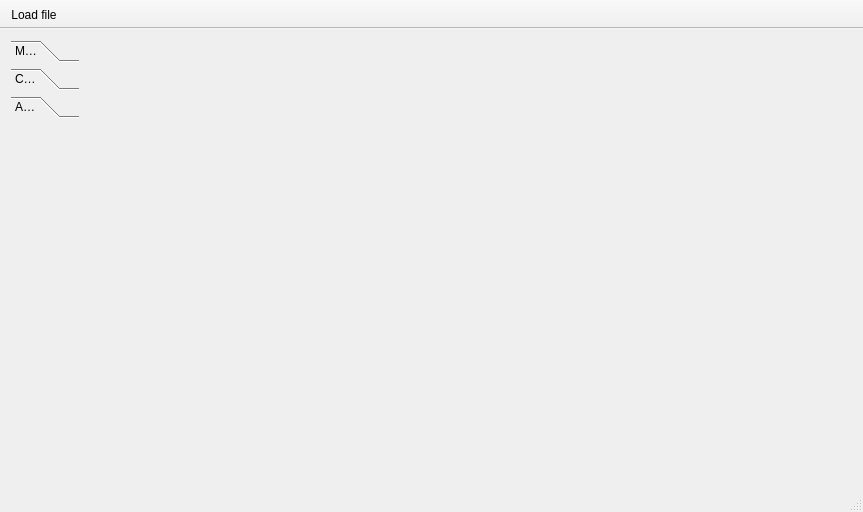
<?xml version="1.0" encoding="UTF-8"?>
<ui version="4.0">
 <class>MainWindow</class>
 <widget class="QMainWindow" name="MainWindow">
  <property name="geometry">
   <rect>
    <x>0</x>
    <y>0</y>
    <width>863</width>
    <height>512</height>
   </rect>
  </property>
  <property name="windowTitle">
   <string>Simulator</string>
  </property>
  <widget class="QWidget" name="centralWidget">
   <layout class="QHBoxLayout" name="horizontalLayout" stretch="0,1">
    <item>
     <widget class="QToolBox" name="toolBox">
      <property name="currentIndex">
       <number>2</number>
      </property>
      <widget class="MaterialSettingsForm" name="materialSettingsWidget">
       <property name="geometry">
        <rect>
         <x>0</x>
         <y>0</y>
         <width>72</width>
         <height>363</height>
        </rect>
       </property>
       <attribute name="label">
        <string>Material</string>
       </attribute>
      </widget>
      <widget class="CutterSettingsForm" name="cutterSettingsWidget">
       <property name="geometry">
        <rect>
         <x>0</x>
         <y>0</y>
         <width>72</width>
         <height>363</height>
        </rect>
       </property>
       <attribute name="label">
        <string>Cutter</string>
       </attribute>
      </widget>
      <widget class="AnimationSettingsForm" name="animationSettingsForm">
       <attribute name="label">
        <string>Animation</string>
       </attribute>
      </widget>
     </widget>
    </item>
    <item>
     <widget class="RenderWidget" name="renderWidget" native="true"/>
    </item>
   </layout>
  </widget>
  <widget class="QStatusBar" name="statusBar"/>
  <widget class="QToolBar" name="toolBar">
   <property name="windowTitle">
    <string>toolBar</string>
   </property>
   <property name="movable">
    <bool>false</bool>
   </property>
   <property name="toolButtonStyle">
    <enum>Qt::ToolButtonIconOnly</enum>
   </property>
   <attribute name="toolBarArea">
    <enum>TopToolBarArea</enum>
   </attribute>
   <attribute name="toolBarBreak">
    <bool>false</bool>
   </attribute>
   <addaction name="actionLoad_file"/>
  </widget>
  <action name="actionLoad_file">
   <property name="icon">
    <iconset theme="document-open">
     <normaloff/>
    </iconset>
   </property>
   <property name="text">
    <string>Load file</string>
   </property>
   <property name="toolTip">
    <string>Load paths from file</string>
   </property>
   <property name="shortcut">
    <string>Ctrl+O</string>
   </property>
  </action>
 </widget>
 <layoutdefault spacing="6" margin="11"/>
 <customwidgets>
  <customwidget>
   <class>RenderWidget</class>
   <extends>QWidget</extends>
   <header>renderwidget.h</header>
   <container>1</container>
  </customwidget>
  <customwidget>
   <class>CutterSettingsForm</class>
   <extends>QWidget</extends>
   <header>cuttersettingsform.h</header>
   <container>1</container>
  </customwidget>
  <customwidget>
   <class>MaterialSettingsForm</class>
   <extends>QWidget</extends>
   <header>materialsettingsform.h</header>
   <container>1</container>
  </customwidget>
  <customwidget>
   <class>AnimationSettingsForm</class>
   <extends>QWidget</extends>
   <header>animationsettingsform.h</header>
   <container>1</container>
  </customwidget>
 </customwidgets>
 <resources/>
 <connections/>
</ui>
